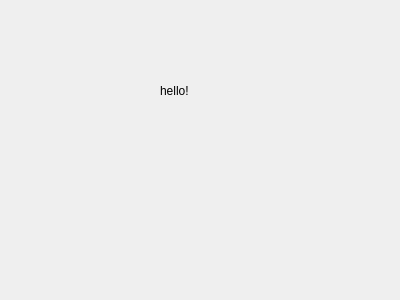
<?xml version="1.0" encoding="UTF-8"?>
<ui version="4.0">
 <class>riderhome</class>
 <widget class="QWidget" name="riderhome">
  <property name="geometry">
   <rect>
    <x>0</x>
    <y>0</y>
    <width>400</width>
    <height>300</height>
   </rect>
  </property>
  <property name="windowTitle">
   <string>Form</string>
  </property>
  <widget class="QLabel" name="label">
   <property name="geometry">
    <rect>
     <x>160</x>
     <y>60</y>
     <width>111</width>
     <height>61</height>
    </rect>
   </property>
   <property name="text">
    <string>hello!</string>
   </property>
  </widget>
 </widget>
 <resources/>
 <connections/>
</ui>
